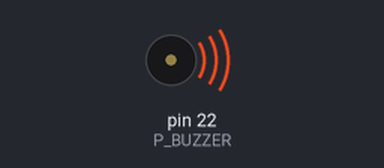
The program below on a simulated Raspberry Pi (header pin numbers). On the bench: buzzer (waves = sounding, pin HIGH). What the program prints to the terminal is not drawn. At 17.0 s the program stops and its outputs stay as they are.

Above: at 0.15 s.
At 16.8 s:
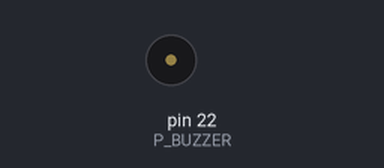
Timing chart, 0 to 18.3 s (numbered marks = the images above):
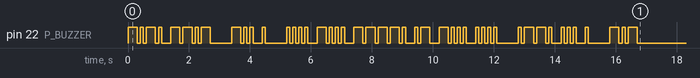

Measured:
- by itself, pin 22 (P_BUZZER): LOW → HIGH at 0.00 s, → LOW 0.30 s later, → HIGH 0.10 s later, → LOW 0.10 s later, … (92 changes in this stretch)

The program:

MorseGen.py
```python
# MorseGen.py

import RPi.GPIO as GPIO
import time

P_BUZZER = 22 # adapt to your wiring
dt = 0.1 # adapt to your Morse speed

morse = {
'a':'.-'   , 'b':'-...' , 'c':'-.-.' , 'd':'-..'  , 'e':'.'    ,
'f':'..-.' , 'g':'--.'  , 'h':'....' , 'i':'..'   , 'j':'.---' ,
'k':'-.-'  , 'l':'.-..' , 'm':'--'   , 'n':'-.'   , 'o':'---'  ,
'p':'.--.' , 'q':'--.-' , 'r':'.-.'  , 's':'...'  , 't':'-'    ,
'u':'..-'  , 'v':'...-' , 'w':'.--'  , 'x':'-..-' , 'y':'-.--' ,
'z':'--..' , '1':'.----', '2':'..---', '3':'...--', '4':'....-',
'5':'.....', '6':'-....', '7':'--...', '8':'---..', '9':'----.',
'0':'-----', '-':'-....-', '?':'..--..', ',':'--..--', ':':'---...',
'=':'-...-'}

def s(n):  # wait
    time.sleep(n * dt)

def setup():
    GPIO.setmode(GPIO.BOARD)
    GPIO.setup(P_BUZZER, GPIO.OUT)

def dot():
    GPIO.output(P_BUZZER, GPIO.HIGH)
    s(1)
    GPIO.output(P_BUZZER, GPIO.LOW)
    s(1)

def dash():
    GPIO.output(P_BUZZER, GPIO.HIGH)
    s(3)
    GPIO.output(P_BUZZER, GPIO.LOW)
    s(1)

def transmit(text):
    for c in text:
        if c == " ":
            s(4)
        else:
            c = c.lower()
            if c in morse:
                k = morse[c]
                for x in k:
                    if x == '.':
                        dot()
                    else:
                        dash()
            s(2)

setup()
transmit("cq de hb9abh pse k")
GPIO.cleanup()
print("all done")
```
